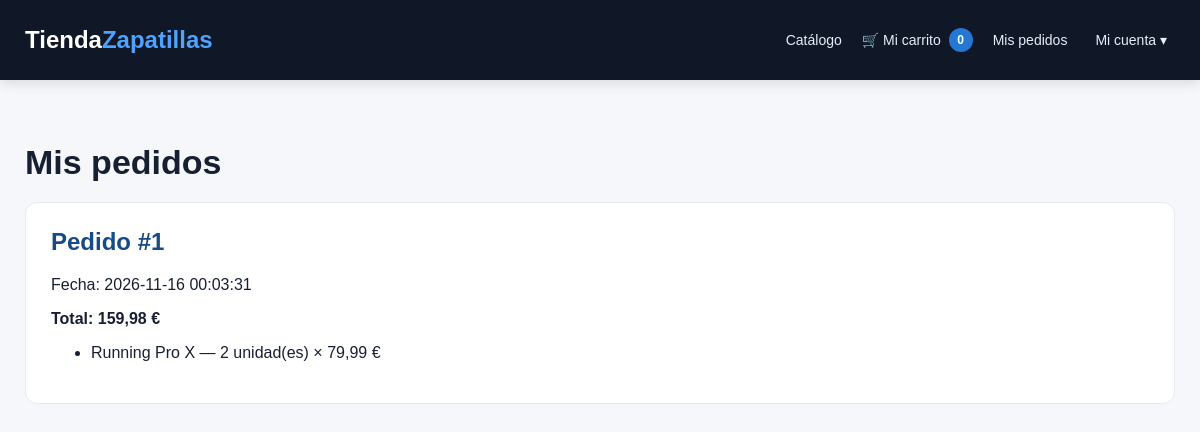
Screenshot of /mis_pedidos.php (signed in) with the database file from the repository.
### tables this page shows
CREATE TABLE `pedidos` (
  `id` int(11) NOT NULL,
  `usuario_id` int(11) NOT NULL,
  `fecha` datetime DEFAULT current_timestamp(),
  `total` decimal(10,2) NOT NULL
);

CREATE TABLE `detalle_pedidos` (
  `id` int(11) NOT NULL,
  `pedido_id` int(11) NOT NULL,
  `producto_id` int(11) NOT NULL,
  `cantidad` int(11) NOT NULL,
  `precio_unitario` decimal(10,2) NOT NULL
);

CREATE TABLE `productos` (
  `id` int(11) NOT NULL,
  `nombre` varchar(150) NOT NULL,
  `marca` varchar(100) NOT NULL,
  `precio` decimal(10,2) NOT NULL,
  `stock` int(11) NOT NULL DEFAULT 0,
  `descripcion` text DEFAULT NULL,
  `imagen` varchar(255) DEFAULT NULL
);

### mis_pedidos.php (the view, shortened to what this page needs)
<?php
require_once "conexion.php";
$consulta = $conexion->prepare(
    "SELECT id, fecha, total
     FROM pedidos
     WHERE usuario_id = ?
     ORDER BY fecha DESC, id DESC"
);
$consulta->execute([$_SESSION["usuario_id"]]);
$pedidos = $consulta->fetchAll();
$consultaDetalle = $conexion->prepare(
    "SELECT d.cantidad, d.precio_unitario, p.nombre
     FROM detalle_pedidos d
     INNER JOIN productos p ON p.id = d.producto_id
     WHERE d.pedido_id = ?"
);
function escapar($valor) {
    return htmlspecialchars((string)$valor, ENT_QUOTES, "UTF-8");
}
?>
<!DOCTYPE html>
<html lang="es">
<head>
    <link rel="stylesheet" href="style.css">
</head>
<body class="pagina-tienda">
<?php require "cabecera.php"; ?>
<main class="contenido-tienda">
    <section class="pagina-carrito">
        <h1>Mis pedidos</h1>
        <?php foreach ($pedidos as $pedido): ?>
            <div class="tarjeta-pedido">
                <h2>Pedido #<?= (int)$pedido["id"] ?></h2>
                <p>
                    Fecha:
                    <?= escapar($pedido["fecha"]) ?>
                </p>
                <p>
                    <strong>Total:
                        <?= number_format(
                            (float)$pedido["total"], 2, ",", "."
                        ) ?> €
                    </strong>
                </p>
                <?php
                $consultaDetalle->execute([$pedido["id"]]);
                $detalles = $consultaDetalle->fetchAll();
                ?>
                <ul>
                    <?php foreach ($detalles as $detalle): ?>
                        <li>
                            <?= escapar($detalle["nombre"]) ?>
                            — <?= (int)$detalle["cantidad"] ?> unidad(es)
                            × <?= number_format(
                                (float)$detalle["precio_unitario"],
                                2, ",", "."
                            ) ?> €
                        </li>
                    <?php endforeach; ?>
                </ul>
            </div>
        <?php endforeach; ?>
    </section>
</main>
</body>
</html>

### style.css (style rules this page uses)
* { box-sizing: border-box; }
body { margin: 0; padding: 30px 15px; font-family: Arial, sans-serif; background: #f2f5f9; color: #243247; }
h1 { color: #174a88; }
h2 { margin-top: 30px; }
.pagina-tienda { margin: 0; padding: 0; background: #f5f7fb; color: #172033; }
.contenido-tienda { max-width: 1200px; margin: auto; padding: 35px 25px 70px; }
.pagina-carrito { min-height: 65vh; }
.pagina-carrito h1 { margin-bottom: 10px; font-size: 34px; color: #172033; }
.tarjeta-pedido { margin: 20px 0; padding: 25px; background: white; border-radius: 12px; border: 1px solid #e5eaf1; }
.tarjeta-pedido h2 { margin-top: 0; color: #174a88; }
.tarjeta-pedido li { margin: 8px 0; }
html { scroll-padding-top: 100px; }

### rows the page displays
pedidos: id "1", fecha "2026-11-16 00:03:31", total "159,98"
detalle_pedidos: producto.nombre "Running Pro X", cantidad "2", precio_unitario "79,99"

### other values shown
$cantidadCarrito "0"
